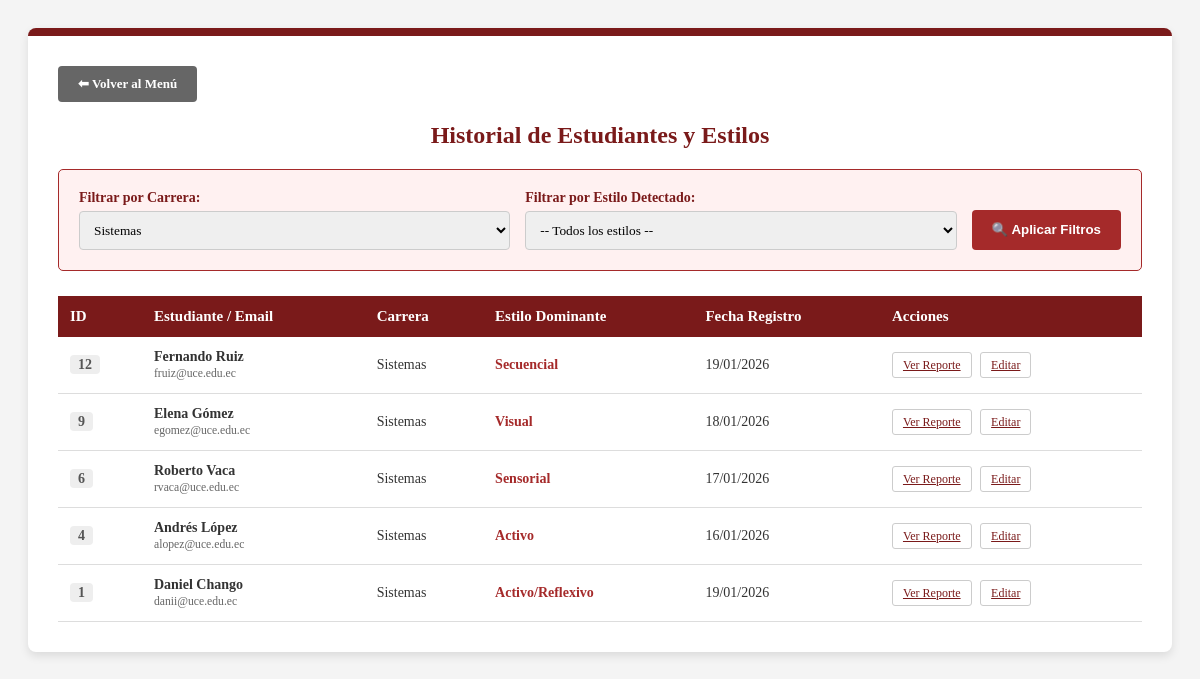
Screenshot of /consultas.php?f_carrera=Sistemas with the database file from the repository.
### tables this page shows
CREATE TABLE IF NOT EXISTS `resultados` (
  `id_res` int(11) NOT NULL AUTO_INCREMENT,
  `usuario_id` int(11) DEFAULT NULL,
  `estilo_dominante` varchar(50) DEFAULT NULL,
  `valor_activo_reflexivo` int(11) DEFAULT NULL,
  `valor_sensorial_intuitivo` int(11) DEFAULT NULL,
  `valor_visual_verbal` int(11) DEFAULT NULL,
  `valor_secuencial_global` int(11) DEFAULT NULL,
  PRIMARY KEY (`id_res`),
  KEY `usuario_id` (`usuario_id`)
);

CREATE TABLE IF NOT EXISTS `usuarios` (
  `id` int(11) NOT NULL AUTO_INCREMENT,
  `nombre` varchar(100) NOT NULL,
  `email` varchar(100) NOT NULL,
  `fecha_nac` date NOT NULL,
  `genero` enum('M','F','Otro') NOT NULL,
  `carrera` varchar(50) NOT NULL,
  `fecha_registro` timestamp NOT NULL DEFAULT CURRENT_TIMESTAMP,
  PRIMARY KEY (`id`),
  UNIQUE KEY `email` (`email`)
);

### consultas.php (the view, shortened to what this page needs)
<?php
require_once 'config.php';
$filtro_carrera = isset($_GET['f_carrera']) ? $_GET['f_carrera'] : '';
$sql = "SELECT u.id, u.nombre, u.email, u.carrera, u.fecha_registro, r.estilo_dominante
        FROM usuarios u
        INNER JOIN resultados r ON u.id = r.usuario_id
        WHERE 1=1";
if (!empty($filtro_carrera)) {
    $sql .= " AND u.carrera = '$filtro_carrera'";
}
$sql .= " ORDER BY u.id DESC";
$resultado = $conn->query($sql);
?>
<!DOCTYPE html>
<html lang="es">
<head>
</head>
<body>
<div class="container">
    <a href="index.php" class="btn btn-back">⬅ Volver al Menú</a>
    <h2>Historial de Estudiantes y Estilos</h2>
    <form method="GET" class="filtros-box">
        <div class="filter-group">
            <label>Filtrar por Carrera:</label>
            <select name="f_carrera" class="input-filter">
                <option value="Sistemas" <?php if($filtro_carrera=='Sistemas') echo 'selected'; ?>>Sistemas</option>
            </select>
        </div>
        <div class="filter-group">
            <label>Filtrar por Estilo Detectado:</label>
            <select name="f_estilo" class="input-filter">
                <option value="">-- Todos los estilos --</option>
            </select>
        </div>
        <button type="submit" class="btn btn-search">🔍 Aplicar Filtros</button>
    </form>
    <table>
        <thead>
            <tr>
                <th>ID</th>
                <th>Estudiante / Email</th>
                <th>Carrera</th>
                <th>Estilo Dominante</th>
                <th>Fecha Registro</th>
                <th>Acciones</th>
            </tr>
        </thead>
        <tbody>
            <?php if ($resultado && $resultado->num_rows > 0): ?>
                <?php while($row = $resultado->fetch_assoc()): ?>
                    <tr>
                        <td><span class="id-badge"><?php echo $row['id']; ?></span></td>
                        <td>
                            <strong><?php echo $row['nombre']; ?></strong><br>
                            <small style="color: #666;"><?php echo $row['email']; ?></small>
                        </td>
                        <td><?php echo $row['carrera']; ?></td>
                        <td>
                            <span style="color:var(--rojo-medio); font-weight:bold;">
                                <?php echo $row['estilo_dominante']; ?>
                            </span>
                        </td>
                        <td><?php echo date('d/m/Y', strtotime($row['fecha_registro'])); ?></td>
                        <td>
                            <a href="reporte.php?id=<?php echo $row['id']; ?>" class="btn-action">Ver Reporte</a>
                            <a href="actualizar.php?id=<?php echo $row['id']; ?>" class="btn-action">Editar</a>
                        </td>
                    </tr>
                <?php endwhile; ?>
            <?php else: ?>
                <tr>
                    <td colspan="6" style="text-align:center; padding: 40px;">No se encontraron registros que coincidan con los criterios de búsqueda.</td>
                </tr>
            <?php endif; ?>
        </tbody>
    </table>
</div>
</body>
</html>

### consultas.php (style rules this page uses)
:root { --rojo-oscuro: #7a1a1a; --rojo-medio: #a52a2a; --gris-fondo: #f4f4f4; }
body { font-family: 'Georgia', serif; background-color: var(--gris-fondo); padding: 20px; color: #333; }
.container { max-width: 1100px; margin: auto; background: white; padding: 30px; border-radius: 8px; box-shadow: 0 4px 10px rgba(0,0,0,0.1); border-top: 8px solid var(--rojo-oscuro); }
h2 { color: var(--rojo-oscuro); text-align: center; margin-top: 0; }
.filtros-box { background: #fff1f1; padding: 20px; border-radius: 5px; margin-bottom: 25px; display: flex; gap: 15px; align-items: flex-end; border: 1px solid var(--rojo-medio); }
.filter-group { display: flex; flex-direction: column; flex: 1; }
.filter-group label { font-weight: bold; font-size: 14px; margin-bottom: 5px; color: var(--rojo-oscuro); }
.input-filter { padding: 10px; border: 1px solid #ccc; border-radius: 4px; font-family: inherit; }
table { width: 100%; border-collapse: collapse; margin-top: 10px; }
th { background-color: var(--rojo-oscuro); color: white; padding: 12px; text-align: left; font-size: 15px; }
td { padding: 12px; border-bottom: 1px solid #ddd; font-size: 14px; }
.id-badge { background: #eee; padding: 2px 8px; border-radius: 4px; font-weight: bold; color: #555; }
.btn { padding: 10px 20px; border: none; border-radius: 4px; cursor: pointer; text-decoration: none; display: inline-block; font-weight: bold; }
.btn-search { background: var(--rojo-medio); color: white; height: 40px; }
.btn-back { background: #666; color: white; margin-bottom: 20px; font-size: 13px; }
.btn-action { font-size: 12px; padding: 5px 10px; margin-right: 5px; border: 1px solid #ccc; background: white; color: var(--rojo-oscuro); border-radius: 3px; }

### rows the page displays
resultados: usuario "12", usuario.nombre "Fernando Ruiz", usuario.email "fruiz@uce.edu.ec", usuario.carrera "Sistemas", estilo_dominante "Secuencial", usuario.fecha_registro "19/01/2026"
resultados: usuario "9", usuario.nombre "Elena Gómez", usuario.email "egomez@uce.edu.ec", usuario.carrera "Sistemas", estilo_dominante "Visual", usuario.fecha_registro "18/01/2026"
resultados: usuario "6", usuario.nombre "Roberto Vaca", usuario.email "rvaca@uce.edu.ec", usuario.carrera "Sistemas", estilo_dominante "Sensorial", usuario.fecha_registro "17/01/2026"
resultados: usuario "4", usuario.nombre "Andrés López", usuario.email "alopez@uce.edu.ec", usuario.carrera "Sistemas", estilo_dominante "Activo", usuario.fecha_registro "16/01/2026"
resultados: usuario "1", usuario.nombre "Daniel Chango", usuario.email "danii@uce.edu.ec", usuario.carrera "Sistemas", estilo_dominante "Activo/Reflexivo", usuario.fecha_registro "19/01/2026"
